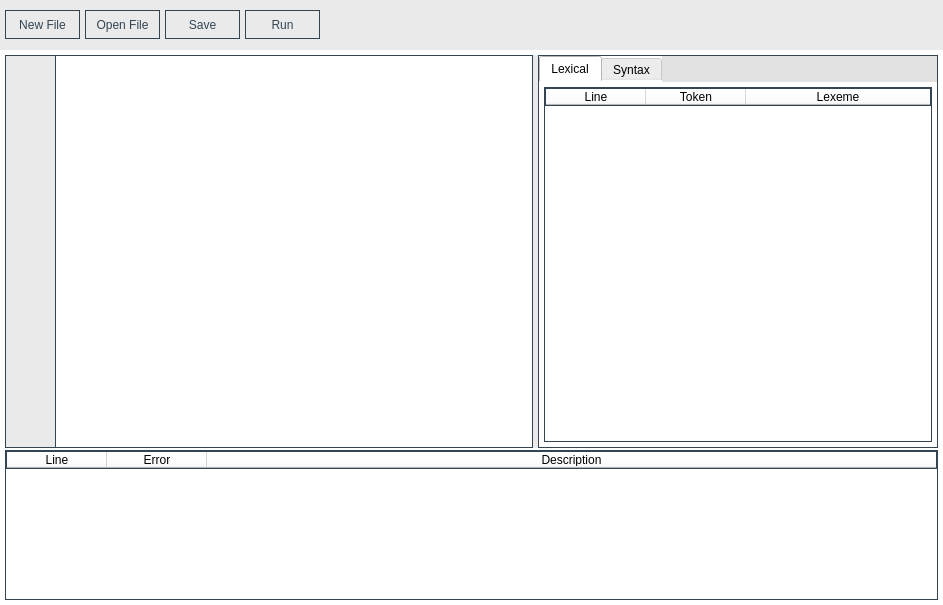
<?xml version="1.0" encoding="UTF-8"?>
<ui version="4.0">
 <class>MainWindow</class>
 <widget class="QMainWindow" name="MainWindow">
  <property name="geometry">
   <rect>
    <x>0</x>
    <y>0</y>
    <width>943</width>
    <height>605</height>
   </rect>
  </property>
  <property name="windowTitle">
   <string>Fight On</string>
  </property>
  <property name="windowIcon">
   <iconset>
    <normaloff>FightOnLogo.png</normaloff>FightOnLogo.png</iconset>
  </property>
  <property name="styleSheet">
   <string notr="true"/>
  </property>
  <property name="iconSize">
   <size>
    <width>24</width>
    <height>24</height>
   </size>
  </property>
  <widget class="QWidget" name="centralwidget">
   <property name="styleSheet">
    <string notr="true">font: 11pt &quot;assets\MonoSpatial.ttf&quot;;</string>
   </property>
   <layout class="QGridLayout" name="gridLayout">
    <property name="leftMargin">
     <number>0</number>
    </property>
    <property name="topMargin">
     <number>0</number>
    </property>
    <property name="rightMargin">
     <number>0</number>
    </property>
    <property name="bottomMargin">
     <number>0</number>
    </property>
    <property name="spacing">
     <number>0</number>
    </property>
    <item row="1" column="0">
     <widget class="QFrame" name="bg_Frame">
      <property name="sizePolicy">
       <sizepolicy hsizetype="Expanding" vsizetype="Expanding">
        <horstretch>0</horstretch>
        <verstretch>0</verstretch>
       </sizepolicy>
      </property>
      <property name="styleSheet">
       <string notr="true">background-color: rgb(255, 255, 255);</string>
      </property>
      <property name="frameShape">
       <enum>QFrame::NoFrame</enum>
      </property>
      <property name="frameShadow">
       <enum>QFrame::Plain</enum>
      </property>
      <layout class="QVBoxLayout" name="verticalLayout">
       <property name="spacing">
        <number>2</number>
       </property>
       <property name="leftMargin">
        <number>5</number>
       </property>
       <property name="topMargin">
        <number>5</number>
       </property>
       <property name="rightMargin">
        <number>5</number>
       </property>
       <property name="bottomMargin">
        <number>5</number>
       </property>
       <item>
        <widget class="QFrame" name="mid_Frame">
         <property name="sizePolicy">
          <sizepolicy hsizetype="Preferred" vsizetype="Preferred">
           <horstretch>0</horstretch>
           <verstretch>0</verstretch>
          </sizepolicy>
         </property>
         <property name="styleSheet">
          <string notr="true">background-color:rgb(234, 234, 234);</string>
         </property>
         <property name="frameShape">
          <enum>QFrame::NoFrame</enum>
         </property>
         <property name="frameShadow">
          <enum>QFrame::Plain</enum>
         </property>
         <layout class="QHBoxLayout" name="horizontalLayout_2">
          <property name="spacing">
           <number>5</number>
          </property>
          <property name="leftMargin">
           <number>0</number>
          </property>
          <property name="topMargin">
           <number>0</number>
          </property>
          <property name="rightMargin">
           <number>0</number>
          </property>
          <property name="bottomMargin">
           <number>0</number>
          </property>
          <item>
           <widget class="QFrame" name="codeEditor_Frame">
            <property name="styleSheet">
             <string notr="true"/>
            </property>
            <property name="frameShape">
             <enum>QFrame::NoFrame</enum>
            </property>
            <property name="frameShadow">
             <enum>QFrame::Plain</enum>
            </property>
            <layout class="QHBoxLayout" name="horizontalLayout_3">
             <property name="spacing">
              <number>0</number>
             </property>
             <property name="leftMargin">
              <number>0</number>
             </property>
             <property name="topMargin">
              <number>0</number>
             </property>
             <property name="rightMargin">
              <number>0</number>
             </property>
             <property name="bottomMargin">
              <number>0</number>
             </property>
             <item>
              <widget class="QPlainTextEdit" name="lineNumberArea_PTE">
               <property name="sizePolicy">
                <sizepolicy hsizetype="Expanding" vsizetype="Expanding">
                 <horstretch>0</horstretch>
                 <verstretch>0</verstretch>
                </sizepolicy>
               </property>
               <property name="minimumSize">
                <size>
                 <width>40</width>
                 <height>0</height>
                </size>
               </property>
               <property name="maximumSize">
                <size>
                 <width>50</width>
                 <height>16777215</height>
                </size>
               </property>
               <property name="styleSheet">
                <string notr="true">background-color:rgb(234, 234, 234);
border: 1px solid rgb(51, 69, 83);
border-right: none;</string>
               </property>
               <property name="frameShape">
                <enum>QFrame::NoFrame</enum>
               </property>
               <property name="frameShadow">
                <enum>QFrame::Plain</enum>
               </property>
               <property name="verticalScrollBarPolicy">
                <enum>Qt::ScrollBarAlwaysOff</enum>
               </property>
               <property name="horizontalScrollBarPolicy">
                <enum>Qt::ScrollBarAlwaysOff</enum>
               </property>
               <property name="readOnly">
                <bool>true</bool>
               </property>
               <property name="textInteractionFlags">
                <set>Qt::NoTextInteraction</set>
               </property>
              </widget>
             </item>
             <item>
              <widget class="QPlainTextEdit" name="codeEditor_PTE">
               <property name="minimumSize">
                <size>
                 <width>478</width>
                 <height>393</height>
                </size>
               </property>
               <property name="styleSheet">
                <string notr="true">background-color: rgb(255, 255, 255);
border: 1px solid rgb(51, 69, 83);</string>
               </property>
               <property name="frameShape">
                <enum>QFrame::NoFrame</enum>
               </property>
               <property name="frameShadow">
                <enum>QFrame::Plain</enum>
               </property>
               <property name="lineWrapMode">
                <enum>QPlainTextEdit::NoWrap</enum>
               </property>
               <property name="plainText">
                <string/>
               </property>
               <property name="backgroundVisible">
                <bool>false</bool>
               </property>
              </widget>
             </item>
            </layout>
           </widget>
          </item>
          <item>
           <widget class="QFrame" name="tokens_Frame">
            <property name="styleSheet">
             <string notr="true">background-color: rgb(225, 225, 225);
border: 1px solid rgb(51, 69, 83);</string>
            </property>
            <property name="frameShape">
             <enum>QFrame::NoFrame</enum>
            </property>
            <property name="frameShadow">
             <enum>QFrame::Plain</enum>
            </property>
            <layout class="QHBoxLayout" name="horizontalLayout_4">
             <property name="spacing">
              <number>0</number>
             </property>
             <property name="leftMargin">
              <number>0</number>
             </property>
             <property name="topMargin">
              <number>0</number>
             </property>
             <property name="rightMargin">
              <number>0</number>
             </property>
             <property name="bottomMargin">
              <number>0</number>
             </property>
             <item>
              <widget class="QTabWidget" name="rightTabWidget">
               <property name="minimumSize">
                <size>
                 <width>343</width>
                 <height>373</height>
                </size>
               </property>
               <property name="styleSheet">
                <string notr="true">background-color: rgb(255, 255, 255);
border-style: none;</string>
               </property>
               <property name="tabPosition">
                <enum>QTabWidget::North</enum>
               </property>
               <property name="tabShape">
                <enum>QTabWidget::Rounded</enum>
               </property>
               <property name="currentIndex">
                <number>0</number>
               </property>
               <property name="tabBarAutoHide">
                <bool>false</bool>
               </property>
               <widget class="QWidget" name="Lexical">
                <attribute name="title">
                 <string>Lexical</string>
                </attribute>
                <layout class="QGridLayout" name="gridLayout_4">
                 <property name="leftMargin">
                  <number>5</number>
                 </property>
                 <property name="topMargin">
                  <number>5</number>
                 </property>
                 <property name="rightMargin">
                  <number>5</number>
                 </property>
                 <property name="bottomMargin">
                  <number>5</number>
                 </property>
                 <property name="spacing">
                  <number>5</number>
                 </property>
                 <item row="0" column="0">
                  <widget class="QTableWidget" name="lexical_Tbl">
                   <property name="styleSheet">
                    <string notr="true">background-color: rgb(255, 255, 255);
border: 1px solid rgb(51, 69, 83);</string>
                   </property>
                   <property name="frameShape">
                    <enum>QFrame::NoFrame</enum>
                   </property>
                   <property name="frameShadow">
                    <enum>QFrame::Plain</enum>
                   </property>
                   <property name="editTriggers">
                    <set>QAbstractItemView::NoEditTriggers</set>
                   </property>
                   <property name="verticalScrollMode">
                    <enum>QAbstractItemView::ScrollPerPixel</enum>
                   </property>
                   <property name="horizontalScrollMode">
                    <enum>QAbstractItemView::ScrollPerPixel</enum>
                   </property>
                   <attribute name="horizontalHeaderStretchLastSection">
                    <bool>true</bool>
                   </attribute>
                   <attribute name="verticalHeaderVisible">
                    <bool>false</bool>
                   </attribute>
                   <column>
                    <property name="text">
                     <string>Line</string>
                    </property>
                   </column>
                   <column>
                    <property name="text">
                     <string>Token</string>
                    </property>
                   </column>
                   <column>
                    <property name="text">
                     <string>Lexeme</string>
                    </property>
                   </column>
                  </widget>
                 </item>
                </layout>
               </widget>
               <widget class="QWidget" name="Syntax">
                <attribute name="title">
                 <string>Syntax</string>
                </attribute>
                <layout class="QGridLayout" name="gridLayout_5">
                 <property name="leftMargin">
                  <number>5</number>
                 </property>
                 <property name="topMargin">
                  <number>5</number>
                 </property>
                 <property name="rightMargin">
                  <number>5</number>
                 </property>
                 <property name="bottomMargin">
                  <number>5</number>
                 </property>
                 <property name="spacing">
                  <number>5</number>
                 </property>
                 <item row="0" column="0">
                  <widget class="QPlainTextEdit" name="syntax_PTE">
                   <property name="styleSheet">
                    <string notr="true">border: 1px solid rgb(51, 69, 83);</string>
                   </property>
                   <property name="frameShape">
                    <enum>QFrame::NoFrame</enum>
                   </property>
                   <property name="frameShadow">
                    <enum>QFrame::Plain</enum>
                   </property>
                   <property name="textInteractionFlags">
                    <set>Qt::NoTextInteraction</set>
                   </property>
                  </widget>
                 </item>
                </layout>
               </widget>
              </widget>
             </item>
            </layout>
           </widget>
          </item>
         </layout>
        </widget>
       </item>
       <item>
        <widget class="QFrame" name="bot_Frame">
         <property name="sizePolicy">
          <sizepolicy hsizetype="Preferred" vsizetype="Maximum">
           <horstretch>0</horstretch>
           <verstretch>0</verstretch>
          </sizepolicy>
         </property>
         <property name="minimumSize">
          <size>
           <width>0</width>
           <height>150</height>
          </size>
         </property>
         <property name="styleSheet">
          <string notr="true">background-color: rgb(225, 225, 225);</string>
         </property>
         <property name="frameShape">
          <enum>QFrame::NoFrame</enum>
         </property>
         <property name="frameShadow">
          <enum>QFrame::Plain</enum>
         </property>
         <layout class="QVBoxLayout" name="verticalLayout_2">
          <property name="spacing">
           <number>0</number>
          </property>
          <property name="leftMargin">
           <number>0</number>
          </property>
          <property name="topMargin">
           <number>0</number>
          </property>
          <property name="rightMargin">
           <number>0</number>
          </property>
          <property name="bottomMargin">
           <number>0</number>
          </property>
          <item>
           <widget class="QTableWidget" name="error_Tbl">
            <property name="mouseTracking">
             <bool>false</bool>
            </property>
            <property name="styleSheet">
             <string notr="true">background-color: rgb(255, 255, 255);
border: 1px solid rgb(51, 69, 83);</string>
            </property>
            <property name="frameShape">
             <enum>QFrame::NoFrame</enum>
            </property>
            <property name="frameShadow">
             <enum>QFrame::Plain</enum>
            </property>
            <property name="editTriggers">
             <set>QAbstractItemView::NoEditTriggers</set>
            </property>
            <property name="verticalScrollMode">
             <enum>QAbstractItemView::ScrollPerPixel</enum>
            </property>
            <property name="horizontalScrollMode">
             <enum>QAbstractItemView::ScrollPerPixel</enum>
            </property>
            <property name="sortingEnabled">
             <bool>true</bool>
            </property>
            <property name="wordWrap">
             <bool>true</bool>
            </property>
            <attribute name="horizontalHeaderStretchLastSection">
             <bool>true</bool>
            </attribute>
            <attribute name="verticalHeaderVisible">
             <bool>false</bool>
            </attribute>
            <column>
             <property name="text">
              <string>Line</string>
             </property>
            </column>
            <column>
             <property name="text">
              <string>Error</string>
             </property>
            </column>
            <column>
             <property name="text">
              <string>Description</string>
             </property>
            </column>
           </widget>
          </item>
         </layout>
        </widget>
       </item>
      </layout>
     </widget>
    </item>
    <item row="0" column="0">
     <widget class="QFrame" name="top_Frame">
      <property name="sizePolicy">
       <sizepolicy hsizetype="Preferred" vsizetype="Maximum">
        <horstretch>0</horstretch>
        <verstretch>0</verstretch>
       </sizepolicy>
      </property>
      <property name="minimumSize">
       <size>
        <width>0</width>
        <height>50</height>
       </size>
      </property>
      <property name="styleSheet">
       <string notr="true">background-color:rgb(234, 234, 234);</string>
      </property>
      <property name="frameShape">
       <enum>QFrame::NoFrame</enum>
      </property>
      <property name="frameShadow">
       <enum>QFrame::Plain</enum>
      </property>
      <layout class="QHBoxLayout" name="horizontalLayout">
       <property name="spacing">
        <number>5</number>
       </property>
       <property name="leftMargin">
        <number>5</number>
       </property>
       <property name="topMargin">
        <number>5</number>
       </property>
       <property name="rightMargin">
        <number>5</number>
       </property>
       <property name="bottomMargin">
        <number>5</number>
       </property>
       <item>
        <widget class="QPushButton" name="newFile_Btn">
         <property name="minimumSize">
          <size>
           <width>75</width>
           <height>29</height>
          </size>
         </property>
         <property name="cursor">
          <cursorShape>PointingHandCursor</cursorShape>
         </property>
         <property name="styleSheet">
          <string notr="true">QPushButton{
	color: rgb(51, 69, 83);
	background-color:rgb(234, 234, 234);
	border: 1px solid rgb(51, 69, 83);
}</string>
         </property>
         <property name="text">
          <string>New File</string>
         </property>
         <property name="shortcut">
          <string>F11</string>
         </property>
         <property name="flat">
          <bool>true</bool>
         </property>
        </widget>
       </item>
       <item>
        <widget class="QPushButton" name="openFile_Btn">
         <property name="minimumSize">
          <size>
           <width>75</width>
           <height>29</height>
          </size>
         </property>
         <property name="cursor">
          <cursorShape>PointingHandCursor</cursorShape>
         </property>
         <property name="styleSheet">
          <string notr="true">QPushButton{
	color: rgb(51, 69, 83);
	background-color:rgb(234, 234, 234);
	border: 1px solid rgb(51, 69, 83);
}</string>
         </property>
         <property name="text">
          <string>Open File</string>
         </property>
         <property name="shortcut">
          <string>F11</string>
         </property>
         <property name="flat">
          <bool>true</bool>
         </property>
        </widget>
       </item>
       <item>
        <widget class="QPushButton" name="saveFile_Btn">
         <property name="minimumSize">
          <size>
           <width>75</width>
           <height>29</height>
          </size>
         </property>
         <property name="cursor">
          <cursorShape>PointingHandCursor</cursorShape>
         </property>
         <property name="styleSheet">
          <string notr="true">QPushButton{
	color: rgb(51, 69, 83);
	background-color:rgb(234, 234, 234);
	border: 1px solid rgb(51, 69, 83);
}</string>
         </property>
         <property name="text">
          <string>Save</string>
         </property>
         <property name="shortcut">
          <string>F11</string>
         </property>
         <property name="flat">
          <bool>true</bool>
         </property>
        </widget>
       </item>
       <item>
        <widget class="QPushButton" name="run_Btn">
         <property name="minimumSize">
          <size>
           <width>75</width>
           <height>29</height>
          </size>
         </property>
         <property name="cursor">
          <cursorShape>PointingHandCursor</cursorShape>
         </property>
         <property name="styleSheet">
          <string notr="true">QPushButton{
	color: rgb(51, 69, 83);
	background-color:rgb(234, 234, 234);
	border: 1px solid rgb(51, 69, 83);
}</string>
         </property>
         <property name="text">
          <string>Run</string>
         </property>
         <property name="shortcut">
          <string>F11</string>
         </property>
         <property name="flat">
          <bool>true</bool>
         </property>
        </widget>
       </item>
       <item>
        <spacer name="horizontalSpacer">
         <property name="orientation">
          <enum>Qt::Horizontal</enum>
         </property>
         <property name="sizeHint" stdset="0">
          <size>
           <width>585</width>
           <height>18</height>
          </size>
         </property>
        </spacer>
       </item>
       <item>
        <widget class="QLabel" name="fileName_Lbl">
         <property name="styleSheet">
          <string notr="true"/>
         </property>
         <property name="text">
          <string/>
         </property>
         <property name="textInteractionFlags">
          <set>Qt::NoTextInteraction</set>
         </property>
        </widget>
       </item>
      </layout>
     </widget>
    </item>
   </layout>
  </widget>
 </widget>
 <resources/>
 <connections/>
</ui>
